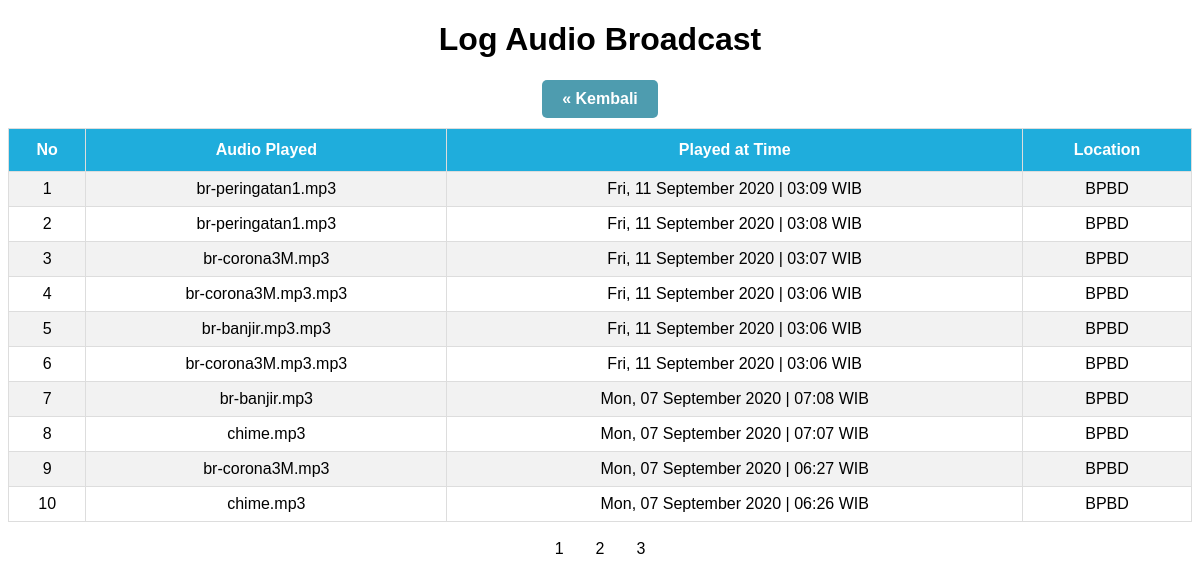
Screenshot of /log.php with the database file from the repository.
### tables this page shows
CREATE TABLE `brd_log` (
  `id` int(11) NOT NULL,
  `timestamp` timestamp NOT NULL DEFAULT CURRENT_TIMESTAMP ON UPDATE CURRENT_TIMESTAMP,
  `audio` varchar(30) NOT NULL,
  `location` varchar(100) NOT NULL
);

### log.php (the view, shortened to what this page needs)
<!DOCTYPE html>
<html lang="en">
<head>
</head>
<body>
    <?php include 'koneksi.php';
    ?>
    <h1 style="text-align:center;">Log Audio Broadcast</h1>
    <a class="button" href="/brdrecord-server" style="text-align:center;">&laquo; Kembali</a>
    <table >
    <tr>
        <th>No</th>
        <th>Audio Played</th>
        <th>Played at Time</th>
        <th>Location</th>
    </tr>
    <?php
    $halaman = 10;
    $page = isset($_GET["halaman"]) ? (int)$_GET["halaman"] : 1;
    $mulai = ($page>1) ? ($page * $halaman) - $halaman : 0;
    $result = mysqli_query($koneksi,"SELECT * FROM brd_log order by timestamp DESC");
    $total = mysqli_num_rows($result);
    $pages = ceil($total/$halaman);
    $query = mysqli_query($koneksi,"select * from brd_log order by timestamp DESC LIMIT $mulai, $halaman");
    $no =$mulai+1;
    while ($data = mysqli_fetch_assoc($query)) {
        ?>
        <tr>
        <td><?php echo $no++; ?></td>
        <td><?php echo $data['audio']; ?></td>
        <td>
        <?php
            $wkt = date("D, d F Y | H:i", strtotime($data['timestamp']));
            echo $wkt . " WIB";
        ?>
        </td>
        <td><?php echo $data['location']; ?></td>
        </tr>
        <?php
    }
    ?>
    </table>
    <div class="pagination">
    <?php for ($i=1; $i<=$pages ; $i++){ ?>
    <a href="?halaman=<?php echo $i; ?>"><?php echo $i; ?></a>
    <?php } ?>
    </div>
</body>
</html>

### log.php (style rules this page uses)
body { font-family: "Trebuchet MS", Arial, Helvetica, sans-serif; text-align: center; }
.button { text-decoration: none; display: inline-block; width: 96px; height: auto; background: #4E9CAF; padding: 10px; text-align: center; border-radius: 5px; color: white; font-weight: bold; margin-bottom: 10px; }
table { font-family: "Trebuchet MS", Arial, Helvetica, sans-serif; border-collapse: collapse; width: 100%; }
table td, table th { border: 1px solid #ddd; padding: 8px; }
table tr:nth-child(even) { background-color: #f2f2f2; }
table th { padding-top: 12px; padding-bottom: 12px; text-align: center; background-color: #1faddc; color: white; }
.pagination { display: inline-block; margin-top: 10px; }
.pagination a { color: black; float: left; padding: 8px 16px; text-decoration: none; }

### rows the page displays
brd_log: audio "br-peringatan1.mp3", timestamp "Fri, 11 September 2020 | 03:09", location "BPBD"
brd_log: audio "br-peringatan1.mp3", timestamp "Fri, 11 September 2020 | 03:08", location "BPBD"
brd_log: audio "br-corona3M.mp3", timestamp "Fri, 11 September 2020 | 03:07", location "BPBD"
brd_log: audio "br-corona3M.mp3.mp3", timestamp "Fri, 11 September 2020 | 03:06", location "BPBD"
brd_log: audio "br-banjir.mp3.mp3", timestamp "Fri, 11 September 2020 | 03:06", location "BPBD"
brd_log: audio "br-corona3M.mp3.mp3", timestamp "Fri, 11 September 2020 | 03:06", location "BPBD"
brd_log: audio "br-banjir.mp3", timestamp "Mon, 07 September 2020 | 07:08", location "BPBD"
brd_log: audio "chime.mp3", timestamp "Mon, 07 September 2020 | 07:07", location "BPBD"
brd_log: audio "br-corona3M.mp3", timestamp "Mon, 07 September 2020 | 06:27", location "BPBD"
brd_log: audio "chime.mp3", timestamp "Mon, 07 September 2020 | 06:26", location "BPBD"
